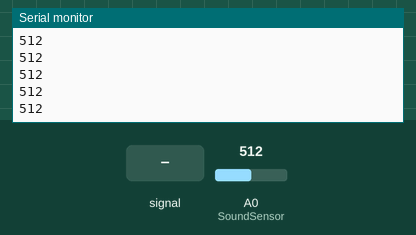
This sketch was run on a simulated Arduino Uno, built with avr-gcc and run on an emulated ATmega328P. Parts: the last lines printed to the serial monitor. The test bench sets the inputs (shaded band); at power-on: A0 (SoundSensor) = 512.

Above: at 1.2 s.
1.3 s: A0 (SoundSensor) fed a 200 Hz sine of ±81 counts around its level
At 1.32 s:
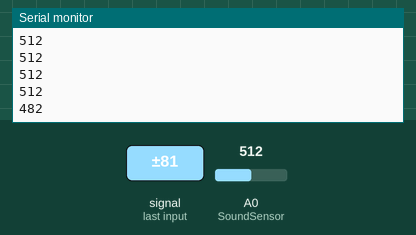
2.8 s: A0 (SoundSensor) set to 716
At 2.83 s:
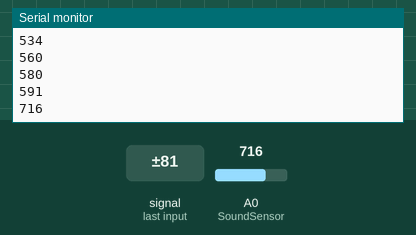
4.3 s: A0 (SoundSensor) fed a 1000 Hz sine of ±255 counts around its level
At 4.34 s:
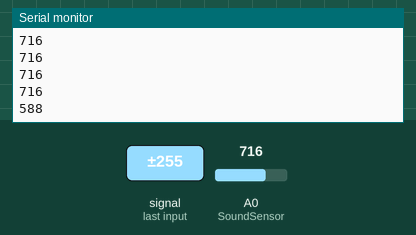
5.8 s: A0 (SoundSensor) set to 900
At 5.8 s:
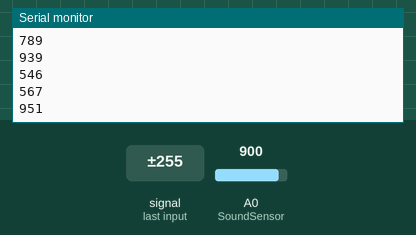
Timing chart, 0 to 8.3 s (numbered marks = the images above; inputs shaded):
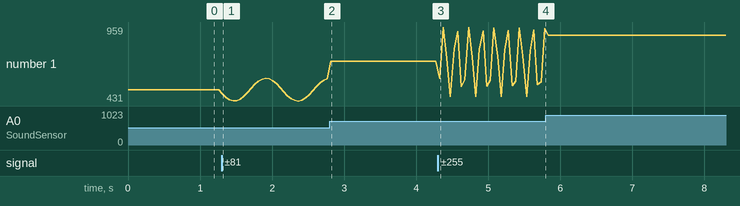

The sketch:

07.01_SoundSensor.ino
```cpp
const int SoundSensor = A0;
const int LED_R1 = 13;
const int LED_R2 = 12;
const int LED_Y1 = 11;
const int LED_Y2 = 10;
const int LED_G1 = 9;
const int LED_G2 = 8;
const int LED_B1 = 7;
const int LED_B2 = 6;


void setup() {
  // put your setup code here, to run once:
  Serial.begin(9600);
}

void loop() {
  // put your main code here, to run repeatedly:
  int level = analogRead(SoundSensor);
  Serial.println(level);
  delay(50);
}
```

Measured:
- after the input at 1.3 s, the serial monitor: prints a new line at once (image 1)
- after the input at 2.8 s, the serial monitor: prints a new line at once (image 2)
- after the input at 4.3 s, the serial monitor: prints a new line at once (image 3)
- plotted number 1: 512 → 591 after the input at 1.3 s, 591 → 716 after the input at 2.8 s, 716 → 951 after the input at 4.3 s, 951 → 900 after the input at 5.8 s
